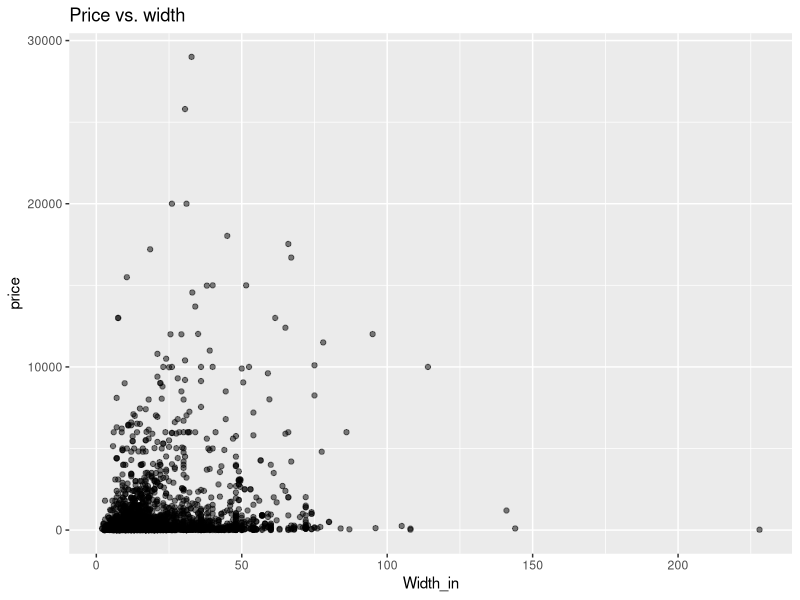
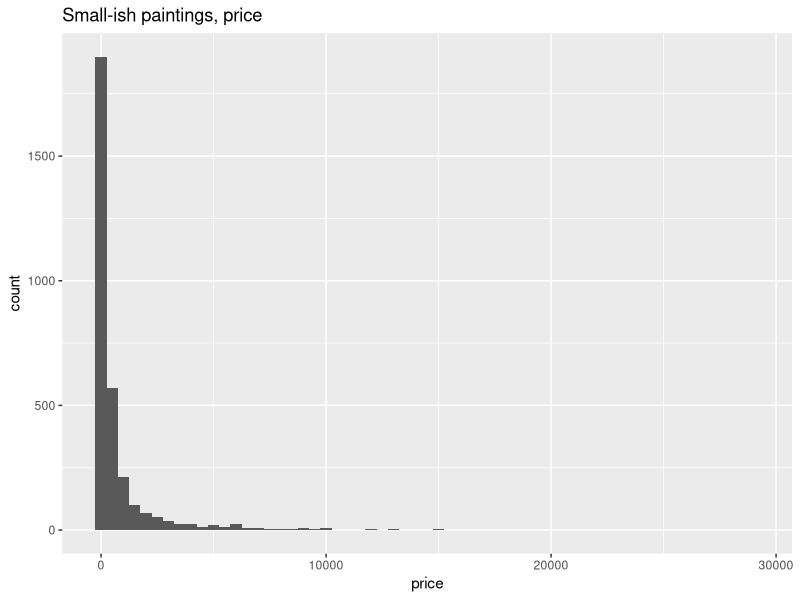
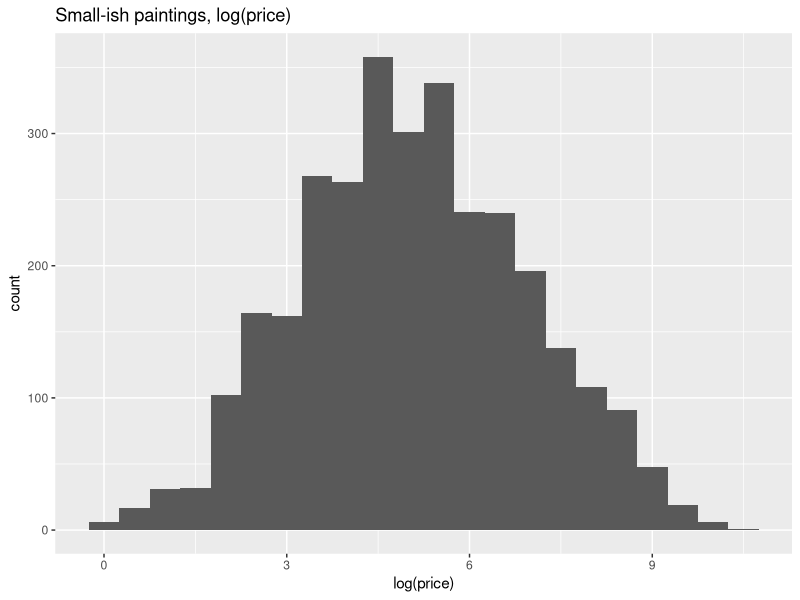
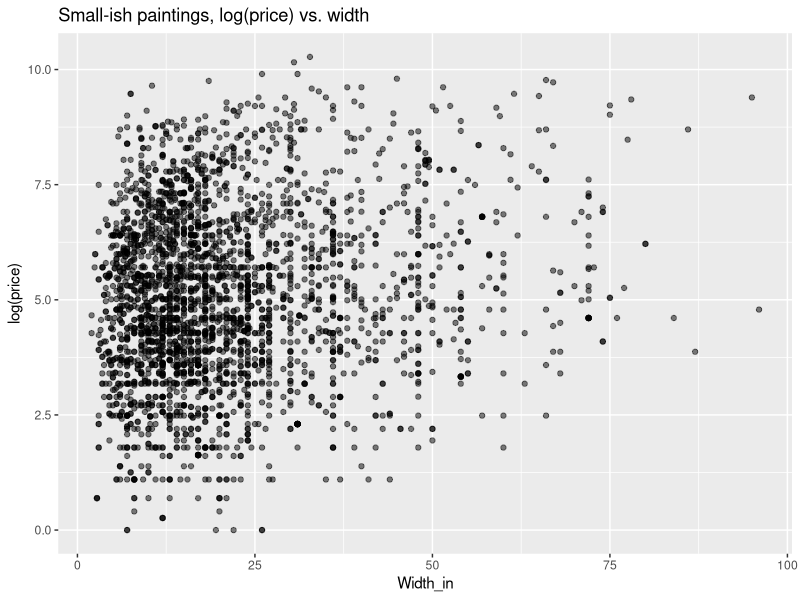

Recreate these plots in R, in order.
## ---- chunk 1
options(htmltools.dir.version = FALSE)
## ---- chunk 2
library(tidyverse) # ggplot2 + dplyr + readr + and some others
library(stringr)
## ---- chunk 3
pp <- read_csv("data/paris_paintings.csv", na = c("n/a", "", "NA"))
## ---- chunk 4
pp %>%
  group_by(Shape) %>%
  summarise(count = n()) %>%
  arrange()
## ---- chunk 5
pp <- pp %>%
  mutate(shape_recode = case_when(
    Shape == "ovale"   ~ "oval",
    Shape == "ronde"   ~ "round",
    Shape == "octogon" ~ "octagon",
    # otherwise leave as original Shape
    TRUE               ~ Shape 
  ))
## ---- chunk 6
pp %>%
  count(shape_recode, Shape) %>%
  arrange(shape_recode)
## ---- chunk 7
pp %>%
  count(shape_recode)
## ---- chunk 8
pp <- pp %>%
  mutate(fig_mention = ifelse(nfigures == 0, 
                              "no figures", 
                              "some figures"))
## ---- chunk 9
pp %>%
  count(fig_mention, nfigures)
## ---- chunk 10
pp %>% 
  count(mat)
## ---- chunk 11
pp <- pp %>%
  mutate(mat_recode = case_when(
    mat %in% c("a", "bc", "c")  ~ "metal",
    mat %in% c("al", "ar", "m") ~ "stone",
    mat %in% c("al", "ar", "m") ~ "stone",
    mat %in% c("co", "bt", "t") ~ "canvas",
    mat %in% c("p", "ca")       ~ "paper",
    mat == "b"                  ~ "wood",
    mat %in% c("o", "e", "v")   ~ "other",
    TRUE                        ~ "uncertain"
  ))
## ---- chunk 12
pp %>%
  count(mat_recode) %>%
  arrange(desc(n))
## ---- chunk 13
ggplot(data = pp, aes(x = Width_in, y = price)) +
  geom_point(alpha = 0.5) +
  labs(title = "Price vs. width")
## ---- chunk 14
pp_wt_lt_100 <- pp %>% 
  filter(Width_in < 100)
## ---- chunk 15
ggplot(data = pp_wt_lt_100, aes(x = price)) +
  geom_histogram(binwidth = 500) +
  labs(title = "Small-ish paintings, price")
## ---- chunk 16
ggplot(data = pp_wt_lt_100, aes(x = log(price))) +
  geom_histogram(binwidth = 0.5) +
  labs(title = "Small-ish paintings, log(price)")
## ---- chunk 17
ggplot(data = pp_wt_lt_100, aes(x = Width_in, y = log(price))) +
  geom_point(alpha = 0.5) +
  labs(title = "Small-ish paintings, log(price) vs. width")
